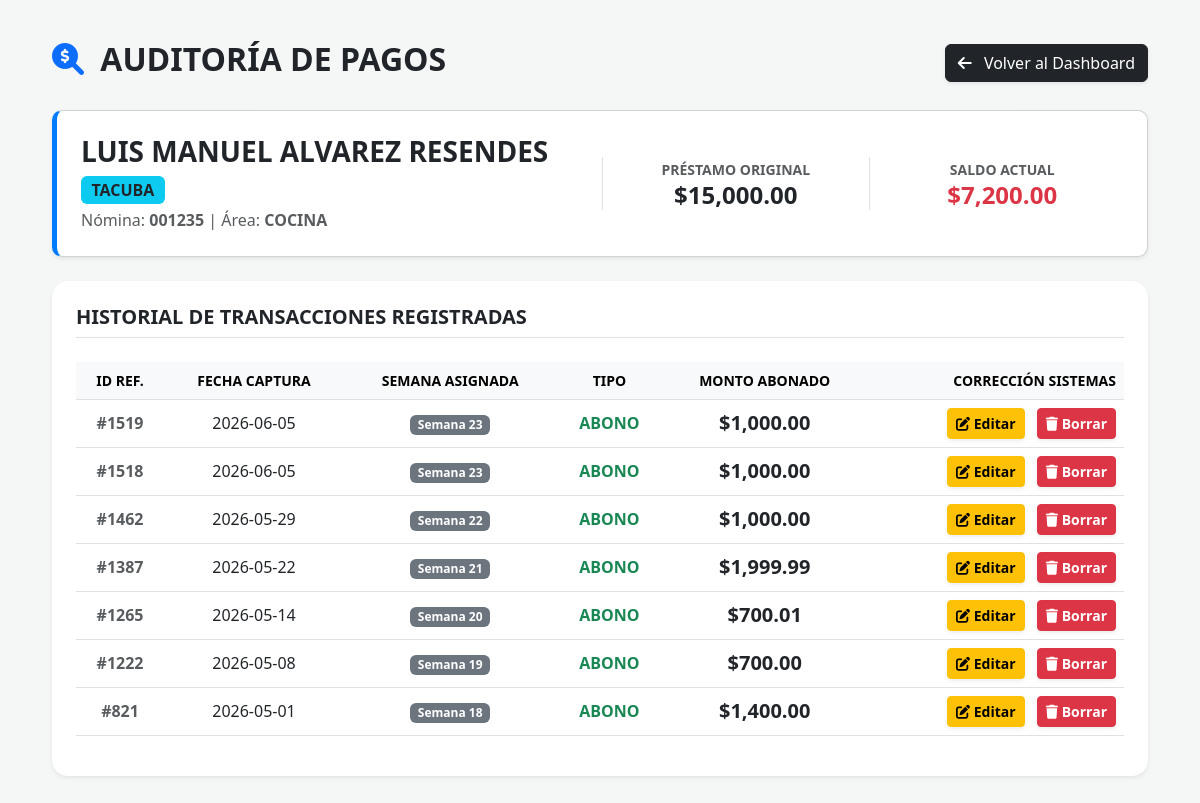
/auditar_abonos/226 (signed in), run on an earlier commit of the app's database.
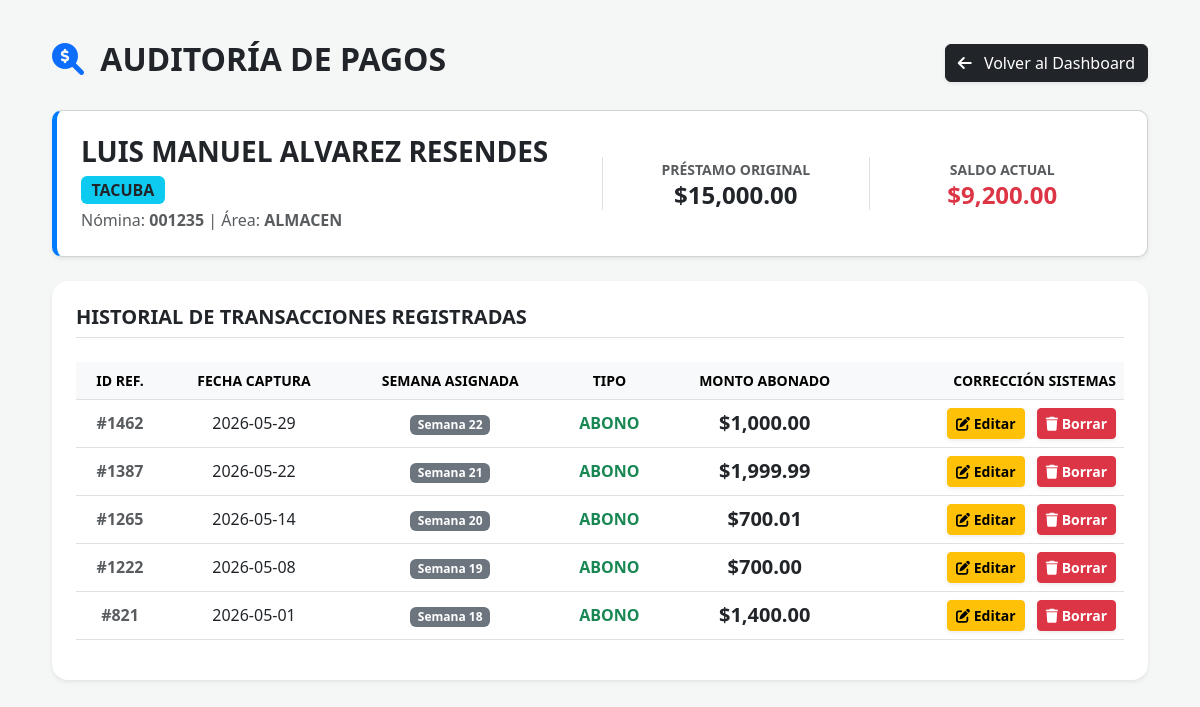
And on a later commit of the database.
### tables this page shows
CREATE TABLE prestamos (
        id INTEGER PRIMARY KEY AUTOINCREMENT, nomina TEXT, empleado TEXT NOT NULL,
        area TEXT, monto_inicial REAL, saldo_pendiente REAL, fecha_otorgamiento TEXT, sucursal TEXT, semana_otorgada INTEGER, autoriza TEXT, motivo_adicional TEXT, id_empleado TEXT, fecha_ingreso TEXT, puesto TEXT);

CREATE TABLE movimientos (
        id INTEGER PRIMARY KEY AUTOINCREMENT, prestamo_id INTEGER, fecha TEXT, semana INTEGER, tipo TEXT, monto REAL,
        FOREIGN KEY(prestamo_id) REFERENCES prestamos(id));

### app.py (the view)
@app.route('/auditar_abonos/<int:prestamo_id>')
def auditar_abonos(prestamo_id):
    if 'user' not in session:
        return redirect('/login')
    conn = sqlite3.connect(DB_NAME, timeout=10.0)
    conn.row_factory = sqlite3.Row
    emp = conn.execute('SELECT * FROM prestamos WHERE id = ?', (prestamo_id,)).fetchone()
    if not es_admin() and emp['sucursal'] != session['sucursal']:
        conn.close()
        flash("Acceso denegado.", "danger")
        return redirect('/')
    movs = conn.execute('SELECT * FROM movimientos WHERE prestamo_id = ? ORDER BY semana DESC, id DESC', (prestamo_id,)).fetchall()
    conn.close()
    return render_template('editar_abonos.html', emp=emp, movimientos=movs, admin=es_admin())

### app.py (called while the page is built)
def es_admin():
    return session.get('rol') == 'ADMIN'

### templates/editar_abonos.html (shortened to what this page needs)
<!DOCTYPE html>
<html lang="es">
<head>
    <link href="https://cdn.jsdelivr.net/npm/bootstrap@5.3.0/dist/css/bootstrap.min.css" rel="stylesheet">
    <link rel="stylesheet" href="https://cdnjs.cloudflare.com/ajax/libs/font-awesome/6.0.0/css/all.min.css">
</head>
<body>
<div class="container">
    <div class="d-flex justify-content-between align-items-center mb-4">
        <h2 class="fw-bold text-dark text-uppercase"><i class="fas fa-search-dollar me-2 text-primary"></i> Auditoría de Pagos</h2>
        <a href="/" class="btn btn-dark shadow-sm"><i class="fas fa-arrow-left me-2"></i> Volver al Dashboard</a>
    </div>
    <div class="card p-4 shadow-sm info-card bg-white mb-4">
        <div class="row align-items-center">
            <div class="col-md-6">
                <h3 class="fw-bold mb-1">{{ emp.empleado }} <span class="badge bg-info text-dark fs-6">{{ emp.sucursal }}</span></h3>
                <p class="text-muted mb-0">Nómina: <strong>{{ emp.nomina }}</strong> | Área: <strong>{{ emp.area }}</strong></p>
            </div>
            <div class="col-md-3 text-center border-start">
                <small class="text-muted fw-bold text-uppercase">Préstamo Original</small>
                <h4 class="fw-bold text-dark mb-0">${{ "{:,.2f}".format(emp.monto_inicial) }}</h4>
            </div>
            <div class="col-md-3 text-center border-start">
                <small class="text-muted fw-bold text-uppercase">Saldo Actual</small>
                <h4 class="fw-bold text-danger mb-0">${{ "{:,.2f}".format(emp.saldo_pendiente) }}</h4>
            </div>
        </div>
    </div>
    <div class="card shadow-sm border-0 rounded-4 p-4 bg-white">
        <h5 class="fw-bold mb-4 text-uppercase border-bottom pb-2">Historial de Transacciones Registradas</h5>
        <table class="table table-hover align-middle text-center">
            <thead class="table-light text-uppercase small">
                <tr>
                    <th>ID Ref.</th>
                    <th>Fecha Captura</th>
                    <th>Semana Asignada</th>
                    <th>Tipo</th>
                    <th>Monto Abonado</th>
                    {% if admin %}
                    <th class="text-end">Corrección SISTEMAS</th>
                    {% endif %}
                </tr>
            </thead>
            <tbody>
                {% for m in movimientos %}
                <tr>
                    <td class="text-muted fw-bold">#{{ m.id }}</td>
                    <td>{{ m.fecha }}</td>
                    <td><span class="badge bg-secondary">Semana {{ m.semana }}</span></td>
                    <td class="fw-bold text-success">{{ m.tipo }}</td>
                    <td class="fw-bold fs-5">${{ "{:,.2f}".format(m.monto) }}</td>
                    {% if admin %}
                    <td class="text-end">
                        <button class="btn btn-warning btn-sm fw-bold me-2 shadow-sm" data-bs-toggle="modal" data-bs-target="#modalEditarMov{{ m.id }}"><i class="fas fa-edit"></i> Editar</button>
                        <button class="btn btn-danger btn-sm fw-bold shadow-sm" data-bs-toggle="modal" data-bs-target="#modalBorrarMov{{ m.id }}"><i class="fas fa-trash"></i> Borrar</button>
                    </td>
                    {% endif %}
                </tr>
                {% else %}
                <tr><td colspan="6" class="text-muted py-4">Este empleado aún no tiene abonos registrados.</td></tr>
                {% endfor %}
            </tbody>
        </table>
    </div>
</div>
</body>
</html>

What changed in the data, as far as the page shows it:
removed movimientos: id "1519", fecha "2026-06-05", semana "23", tipo "ABONO", monto "1,000.00"
removed movimientos: id "1518", fecha "2026-06-05", semana "23", tipo "ABONO", monto "1,000.00"
changed prestamos "LUIS MANUEL ALVAREZ RESENDES": area "COCINA" → "ALMACEN"; saldo_pendiente "7,200.00" → "9,200.00"
